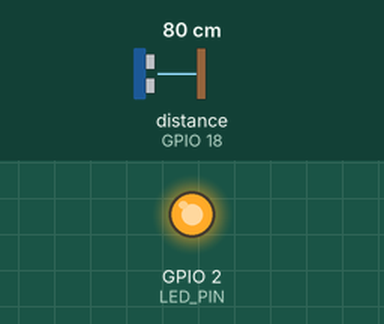
Simulated run of this sketch. Board: ESP32. Shown: output pins drawn as LEDs (lit = HIGH). The test bench sets the inputs (shaded band); at power-on: distance to the obstacle (sensor on GPIO 18) 80 cm. The echo pulse lasts 58.3 µs per cm; WiFi joins after 1.5 s; servers stay silent unless stated; uploads are accepted with an empty reply; random numbers use the default seed unless the sketch sets one; pins used as bus, display or sensor lines are not drawn; what the sketch prints to the serial monitor is not drawn.

Above: at 2.9 s.
3.0 s: distance to the obstacle (sensor on GPIO 18) set to 53 cm
10.2 s: distance to the obstacle (sensor on GPIO 18) set to 45 cm
At 11.7 s:
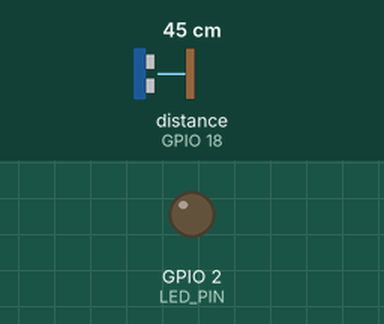
17.4 s: distance to the obstacle (sensor on GPIO 18) set to 60 cm
At 22.5 s:
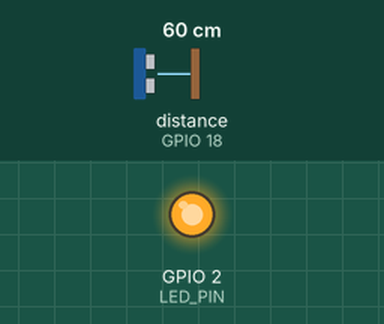
24.6 s: distance to the obstacle (sensor on GPIO 18) set to 2 cm
At 26.9 s:
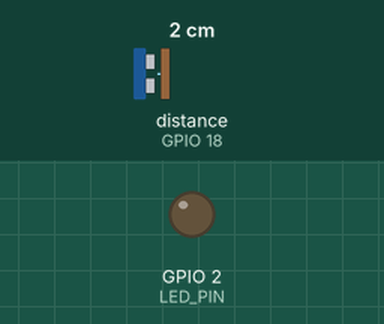
Timing chart, 0 to 28.4 s (numbered marks = the images above; inputs shaded):
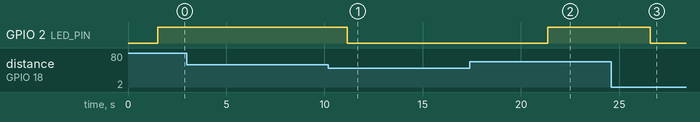

The sketch:

esp32_parking_sensor.ino
```cpp
#include <WiFi.h>
#include <HTTPClient.h>
#include <ArduinoJson.h>
#include <WiFiClientSecure.h>

// WiFi Configuration
const char* ssid = "YOUR_WIFI_SSID";
const char* password = "YOUR_WIFI_PASSWORD";

// Server Configuration
const char* serverUrl = "http://10.0.2.2:8000/api/iot/";  // Change to your Django server IP
const char* deviceId = "ESP32_SENSOR_001";  // Unique device ID

// Pin Configuration
const int TRIG_PIN = 5;    // Ultrasonic sensor trigger pin
const int ECHO_PIN = 18;   // Ultrasonic sensor echo pin
const int LED_PIN = 2;     // Status LED

// Sensor Configuration
const int OCCUPIED_DISTANCE = 50;  // Distance in cm to consider spot occupied
const int SENSOR_INTERVAL = 5000;  // Send data every 5 seconds
const int HEARTBEAT_INTERVAL = 30000;  // Send heartbeat every 30 seconds

// Variables
unsigned long lastSensorRead = 0;
unsigned long lastHeartbeat = 0;
bool isOccupied = false;
float batteryLevel = 100.0;  // Simulated battery level
int signalStrength = 0;

void setup() {
  Serial.begin(115200);

  // Initialize pins
  pinMode(TRIG_PIN, OUTPUT);
  pinMode(ECHO_PIN, INPUT);
  pinMode(LED_PIN, OUTPUT);

  // Connect to WiFi
  connectToWiFi();

  // Register device with server
  registerDevice();

  Serial.println("ESP32 Parking Sensor initialized!");
}

void loop() {
  // Check WiFi connection
  if (WiFi.status() != WL_CONNECTED) {
    connectToWiFi();
  }

  unsigned long currentTime = millis();

  // Read sensor data periodically
  if (currentTime - lastSensorRead >= SENSOR_INTERVAL) {
    readSensorData();
    lastSensorRead = currentTime;
  }

  // Send heartbeat periodically
  if (currentTime - lastHeartbeat >= HEARTBEAT_INTERVAL) {
    sendHeartbeat();
    lastHeartbeat = currentTime;
  }

  delay(1000);
}

void connectToWiFi() {
  Serial.print("Connecting to WiFi...");
  WiFi.begin(ssid, password);

  int attempts = 0;
  while (WiFi.status() != WL_CONNECTED && attempts < 20) {
    delay(500);
    Serial.print(".");
    attempts++;
  }

  if (WiFi.status() == WL_CONNECTED) {
    Serial.println("\nWiFi connected!");
    Serial.print("IP address: ");
    Serial.println(WiFi.localIP());
    signalStrength = WiFi.RSSI();
    digitalWrite(LED_PIN, HIGH);
  } else {
    Serial.println("\nWiFi connection failed!");
    digitalWrite(LED_PIN, LOW);
  }
}

void registerDevice() {
  if (WiFi.status() != WL_CONNECTED) return;

  HTTPClient http;
  String url = String(serverUrl) + "devices/register/";
  http.begin(url);
  http.addHeader("Content-Type", "application/json");

  // Create JSON payload
  StaticJsonDocument<512> doc;
  doc["device_id"] = deviceId;
  doc["device_type"] = "sensor";
  doc["name"] = "Parking Sensor " + String(deviceId);
  doc["location"] = "Parking Lot A";
  doc["ip_address"] = WiFi.localIP().toString();
  doc["mac_address"] = WiFi.macAddress();

  String jsonString;
  serializeJson(doc, jsonString);

  Serial.println("Registering device...");
  Serial.println(jsonString);

  int httpResponseCode = http.POST(jsonString);

  if (httpResponseCode > 0) {
    String response = http.getString();
    Serial.println("Device registration response: " + response);
  } else {
    Serial.println("Device registration failed: " + http.errorToString(httpResponseCode));
  }

  http.end();
}

void readSensorData() {
  // Read ultrasonic sensor
  digitalWrite(TRIG_PIN, LOW);
  delayMicroseconds(2);
  digitalWrite(TRIG_PIN, HIGH);
  delayMicroseconds(10);
  digitalWrite(TRIG_PIN, LOW);

  long duration = pulseIn(ECHO_PIN, HIGH);
  float distance = duration * 0.034 / 2;

  // Determine if spot is occupied
  bool newOccupied = (distance < OCCUPIED_DISTANCE);

  // Only send data if occupancy status changed or every 10 readings
  static int readCount = 0;
  if (newOccupied != isOccupied || readCount % 10 == 0) {
    isOccupied = newOccupied;
    sendSensorData(distance);
  }

  readCount++;

  // Update LED based on occupancy
  digitalWrite(LED_PIN, isOccupied ? LOW : HIGH);

  Serial.print("Distance: ");
  Serial.print(distance);
  Serial.print(" cm, Occupied: ");
  Serial.println(isOccupied ? "YES" : "NO");
}

void sendSensorData(float distance) {
  if (WiFi.status() != WL_CONNECTED) return;

  HTTPClient http;
  String url = String(serverUrl) + "sensor/data/";
  http.begin(url);
  http.addHeader("Content-Type", "application/json");

  // Create JSON payload
  StaticJsonDocument<512> doc;
  doc["device_id"] = deviceId;
  doc["is_occupied"] = isOccupied;
  doc["distance_cm"] = distance;
  doc["battery_level"] = batteryLevel;
  doc["signal_strength"] = signalStrength;
  doc["temperature"] = random(20, 30);  // Simulated temperature
  doc["humidity"] = random(40, 60);     // Simulated humidity

  String jsonString;
  serializeJson(doc, jsonString);

  Serial.println("Sending sensor data...");
  Serial.println(jsonString);

  int httpResponseCode = http.POST(jsonString);

  if (httpResponseCode > 0) {
    String response = http.getString();
    Serial.println("Sensor data response: " + response);
  } else {
    Serial.println("Sensor data failed: " + http.errorToString(httpResponseCode));
  }

  http.end();
}

void sendHeartbeat() {
  if (WiFi.status() != WL_CONNECTED) return;

  HTTPClient http;
  String url = String(serverUrl) + "devices/heartbeat/";
  http.begin(url);
  http.addHeader("Content-Type", "application/json");

  // Create JSON payload
  StaticJsonDocument<128> doc;
  doc["device_id"] = deviceId;

  String jsonString;
  serializeJson(doc, jsonString);

  Serial.println("Sending heartbeat...");

  int httpResponseCode = http.POST(jsonString);

  if (httpResponseCode > 0) {
    String response = http.getString();
    Serial.println("Heartbeat response: " + response);
  } else {
    Serial.println("Heartbeat failed: " + http.errorToString(httpResponseCode));
  }

  http.end();
} 
```

Measured:
- the behaviour switches between 51 and 50 cm on distance to the obstacle (sensor on GPIO 18) (found by bisection; images 0 and 1)
- after the input at 3.0 s, every drawn part: stays the same
- after the input at 10.2 s, GPIO 2 (LED_PIN): HIGH → LOW after 0.95 s
- after the input at 17.4 s, GPIO 2 (LED_PIN): LOW → HIGH after 4.0 s
- after the input at 24.6 s, GPIO 2 (LED_PIN): HIGH → LOW after 2.0 s
